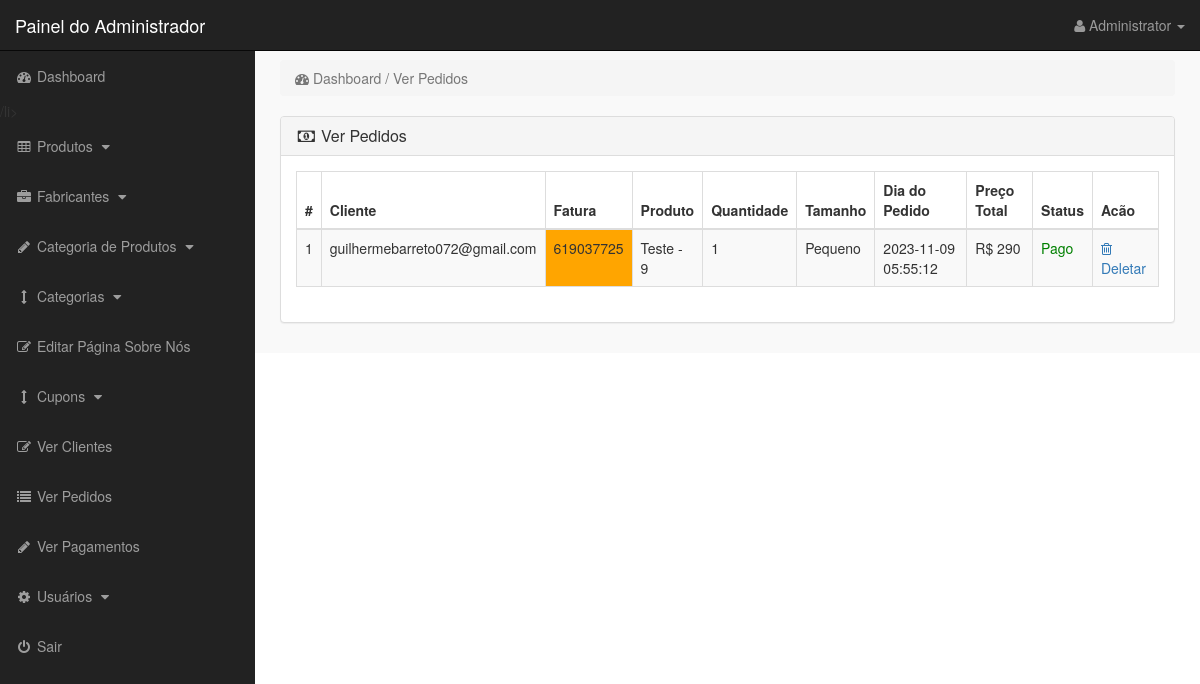
The page /admin_area/index.php?view_orders (signed in) on the database as committed earlier.
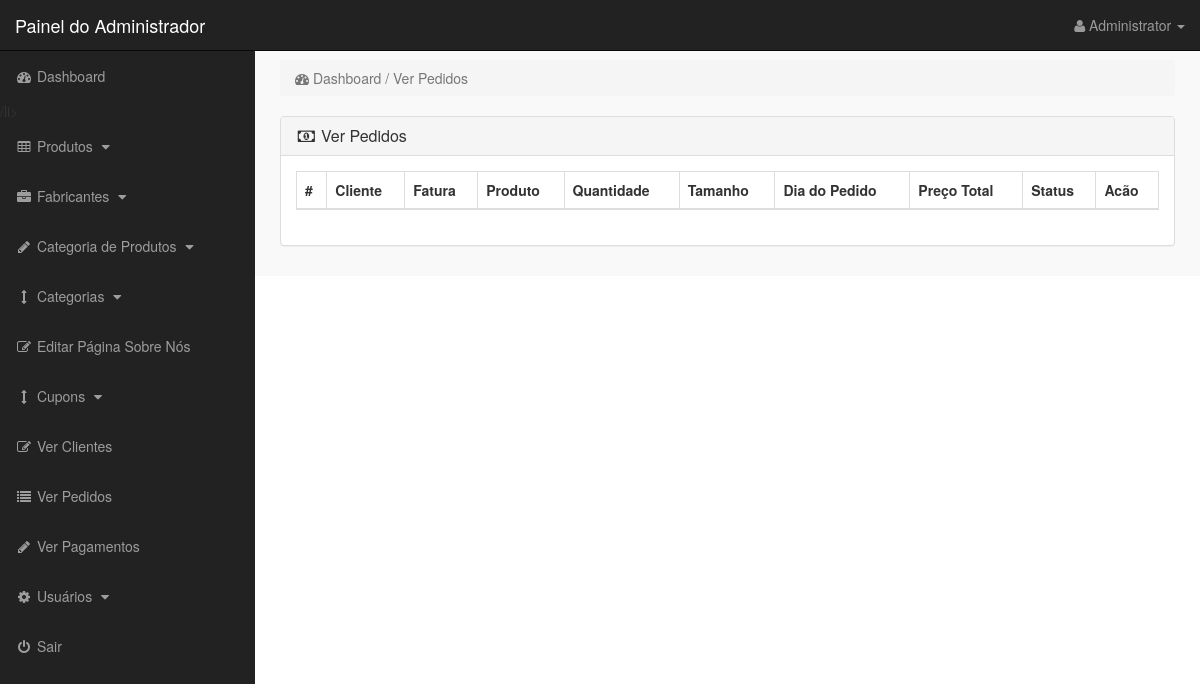
The same page on the database as committed later.
### tables this page shows
CREATE TABLE `pending_orders` (
  `order_id` int(10) NOT NULL,
  `customer_id` int(10) NOT NULL,
  `invoice_no` int(10) NOT NULL,
  `product_id` text NOT NULL,
  `qty` int(10) NOT NULL,
  `size` text NOT NULL,
  `order_status` text NOT NULL
);

CREATE TABLE `customers` (
  `customer_id` int(10) NOT NULL,
  `customer_name` varchar(255) NOT NULL,
  `customer_email` varchar(255) NOT NULL,
  `customer_pass` varchar(255) NOT NULL,
  `customer_country` text NOT NULL,
  `customer_city` text NOT NULL,
  `customer_contact` varchar(255) NOT NULL,
  `customer_address` text NOT NULL,
  `customer_image` text NOT NULL,
  `customer_ip` varchar(255) NOT NULL,
  `customer_confirm_code` text NOT NULL
);

CREATE TABLE `products` (
  `product_id` int(10) NOT NULL,
  `p_cat_id` int(10) NOT NULL,
  `cat_id` int(10) NOT NULL,
  `manufacturer_id` int(10) NOT NULL,
  `date` timestamp NOT NULL DEFAULT current_timestamp() ON UPDATE current_timestamp(),
  `product_title` text NOT NULL,
  `product_url` text NOT NULL,
  `product_img1` text NOT NULL,
  `product_img2` text NOT NULL,
  `product_img3` text NOT NULL,
  `product_price` int(10) NOT NULL,
  `product_psp_price` int(100) NOT NULL,
  `product_desc` text NOT NULL,
  `product_features` text NOT NULL,
  `product_video` text NOT NULL,
  `product_keywords` text NOT NULL,
  `product_label` text NOT NULL,
  `status` varchar(255) NOT NULL
);

CREATE TABLE `customer_orders` (
  `order_id` int(10) NOT NULL,
  `customer_id` int(10) NOT NULL,
  `due_amount` int(100) NOT NULL,
  `invoice_no` int(100) NOT NULL,
  `qty` int(10) NOT NULL,
  `size` text NOT NULL,
  `order_date` timestamp NOT NULL DEFAULT current_timestamp() ON UPDATE current_timestamp(),
  `order_status` text NOT NULL
);

### admin_area/view_orders.php (the view, shortened to what the changed rows need)
<?php
if (!isset($_SESSION['admin_email'])) {
    echo "<script>window.open('login.php','_self')</script>";
} else {
    ?>
    <div class="row">
        <div class="col-lg-12">
            <div class="panel panel-default">
                <div class="panel-body">
                    <div class="table-responsive">
                        <table class="table table-bordered table-hover table-striped">
                            <thead>
                                <tr>
                                    <th>#</th>
                                    <th>Cliente</th>
                                    <th>Fatura</th>
                                    <th>Produto</th>
                                    <th>Quantidade</th>
                                    <th>Tamanho</th>
                                    <th>Dia do Pedido</th>
                                    <th>Preço Total</th>
                                    <th>Status</th>
                                    <th>Acão</th>
                                </tr>
                            </thead>
                            <tbody>
                                <?php
                                $i = 0;
                                $get_orders = "select * from pending_orders";
                                $run_orders = mysqli_query($con, $get_orders);
                                while ($row_orders = mysqli_fetch_array($run_orders)) {
                                    $order_id = $row_orders['order_id'];
                                    $c_id = $row_orders['customer_id'];
                                    $invoice_no = $row_orders['invoice_no'];
                                    $product_id = $row_orders['product_id'];
                                    $qty = $row_orders['qty'];
                                    $size = $row_orders['size'];
                                    $order_status = $row_orders['order_status'];
                                    $get_products = "select * from products where product_id='$product_id'";
                                    $run_products = mysqli_query($con, $get_products);
                                    $row_products = mysqli_fetch_array($run_products);
                                    $product_title = $row_products['product_title'];
                                    $i++;
                                    ?>
                                    <tr>
                                        <td>
                                            <?php echo $i; ?>
                                        </td>
                                        <td>
                                            <?php
                                            $get_customer = "select * from customers where customer_id='$c_id'";
                                            $run_customer = mysqli_query($con, $get_customer);
                                            $row_customer = mysqli_fetch_array($run_customer);
                                            $customer_email = $row_customer['customer_email'];
                                            echo $customer_email;
                                            ?>
                                        </td>
                                        <td bgcolor="orange">
                                            <?php echo $invoice_no; ?>
                                        </td>
                                        <td>
                                            <?php echo $product_title; ?>
                                        </td>
                                        <td>
                                            <?php echo $qty; ?>
                                        </td>
                                        <td>
                                            <?php echo $size; ?>
                                        </td>
                                        <td>
                                            <?php
                                            $get_customer_order = "select * from customer_orders where order_id='$order_id'";
                                            $run_customer_order = mysqli_query($con, $get_customer_order);
                                            $row_customer_order = mysqli_fetch_array($run_customer_order);
                                            $order_date = $row_customer_order['order_date'];
                                            $due_amount = $row_customer_order['due_amount'];
                                            echo $order_date;
                                            ?>
                                        </td>
                                        <td>R$
                                            <?php echo $due_amount; ?>
                                        </td>
                                        <td>
                                            <?php
                                            if ($order_status == 'Pago') {
                                                echo $order_status = '<div style="color:green;">Pago</div>';
                                            } else {
                                                echo $order_status = 'Pendente';
                                            }
                                            ?>
                                        </td>
                                        <td>
                                            <a href="index.php?order_delete=<?php echo $order_id; ?>">
                                                <i class="fa fa-trash-o"></i> Deletar
                                            </a>
                                        </td>
                                    </tr>
                                <?php } ?>
                            </tbody>
                        </table>
                    </div>
                </div>
            </div>
        </div>
    </div>
<?php } ?>

Rows that differ between the two databases and show on the page:
removed pending_orders: customer.customer_email "guilhermebarreto072@gmail.com", invoice_no "619037725", product.product_title "Teste - 9", qty "1", size "Pequeno", customer_orders.order_date "2023-11-09 05:55:12", customer_orders.due_amount "290", order_status "Pago"
